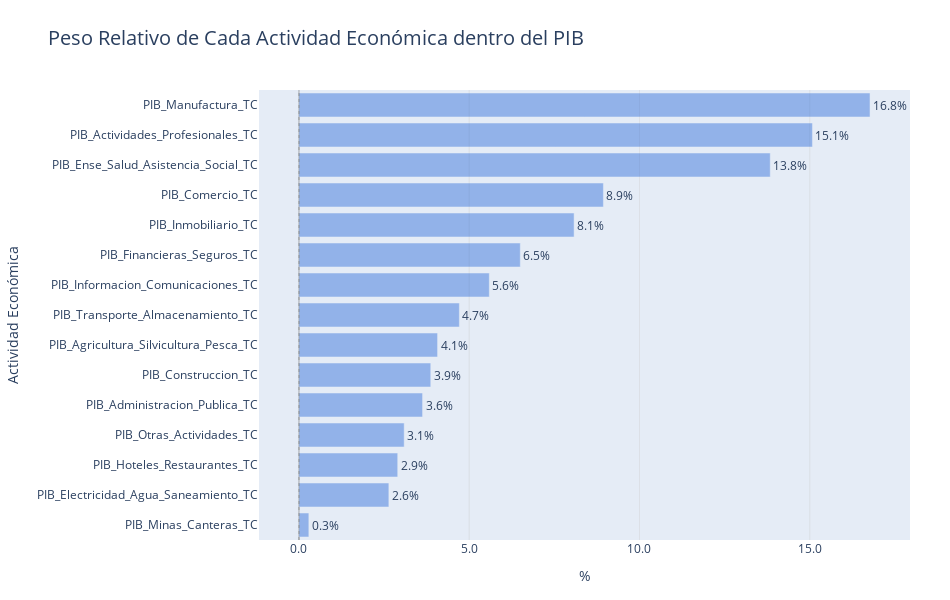

Source (notebook cell):
### Code cell
# Son muchas actividades económicas, entonces si se quiere visualizar todas en un mismo gráfico se puede hacer algo así:

fig = plot_bars(
    df_weights.loc["2025-09-30"],
    orientation="h",
    color_mode="single",
    bar_color="#185ed7",
    sort="asc",
    bar_opacity= 0.40,
    top_n=None,
    decimals=1,
    label_suffix="%",
    title="Peso Relativo de Cada Actividad Económica dentro del PIB",
    subtitle="",
    xaxis_title="%",
    yaxis_title="Actividad Económica"
)
fig.show()

# La gráfica nos indica que a setiembre de 2025, en CR, la actividad económica más importante (con mayor peso relativo dentro del PIB) es
# la Manufactura. Mientras que la menos importante es Minas y Canteras.

### Figure 1 — Plotly figure (JSON) as saved in the notebook; plotly's stock layout.template omitted (floating-point values rounded to 4 significant figures)
{"data": [{"cliponaxis": false, "hovertemplate": "<b>%{y}</b><br>Valor: %{x:.1f}%<extra></extra>", "marker": {"color": "#185ed7", "opacity": 0.4}, "name": "", "orientation": "h", "text": ["0.3%", "2.6%", "2.9%", "3.1%", "3.6%", "3.9%", "4.1%", "4.7%", "5.6%", "6.5%", "8.1%", "8.9%", "13.8%", "15.1%", "16.8%"], "textposition": "outside", "type": "bar", "x": [0.29, 2.64, 2.9, 3.09, 3.63, 3.87, 4.07, 4.71, 5.59, 6.5, 8.08, 8.94, 13.84, 15.08, 16.77], "y": ["PIB_Minas_Canteras_TC", "PIB_Electricidad_Agua_Saneamiento_TC", "PIB_Hoteles_Restaurantes_TC", "PIB_Otras_Actividades_TC", "PIB_Administracion_Publica_TC", "PIB_Construccion_TC", "PIB_Agricultura_Silvicultura_Pesca_TC", "PIB_Transporte_Almacenamiento_TC", "PIB_Informacion_Comunicaciones_TC", "PIB_Financieras_Seguros_TC", "PIB_Inmobiliario_TC", "PIB_Comercio_TC", "PIB_Ense_Salud_Asistencia_Social_TC", "PIB_Actividades_Profesionales_TC", "PIB_Manufactura_TC"]}], "layout": {"height": 600, "margin": {"b": 60, "l": 80, "r": 40, "t": 90}, "shapes": [{"line": {"color": "rgba(120,120,120,0.6)", "dash": "dot", "width": 1}, "type": "line", "x0": 0, "x1": 0, "xref": "x", "y0": 0, "y1": 1, "yref": "y domain"}], "showlegend": false, "title": {"font": {"size": 20}, "text": "Peso Relativo de Cada Actividad Económica dentro del PIB"}, "width": 950, "xaxis": {"gridcolor": "rgba(200,200,200,0.35)", "range": [-1.174, 17.94], "tickformat": ",.1f", "title": {"font": {"size": 14}, "text": "%"}, "zeroline": true, "zerolinecolor": "rgba(120,120,120,0.6)", "zerolinewidth": 1}, "yaxis": {"categoryarray": ["PIB_Minas_Canteras_TC", "PIB_Electricidad_Agua_Saneamiento_TC", "PIB_Hoteles_Restaurantes_TC", "PIB_Otras_Actividades_TC", "PIB_Administracion_Publica_TC", "PIB_Construccion_TC", "PIB_Agricultura_Silvicultura_Pesca_TC", "PIB_Transporte_Almacenamiento_TC", "PIB_Informacion_Comunicaciones_TC", "PIB_Financieras_Seguros_TC", "PIB_Inmobiliario_TC", "PIB_Comercio_TC", "PIB_Ense_Salud_Asistencia_Social_TC", "PIB_Actividades_Profesionales_TC", "PIB_Manufactura_TC"], "categoryorder": "array", "tickangle": 0, "title": {"font": {"size": 14}, "text": "Actividad Económica"}}}}
